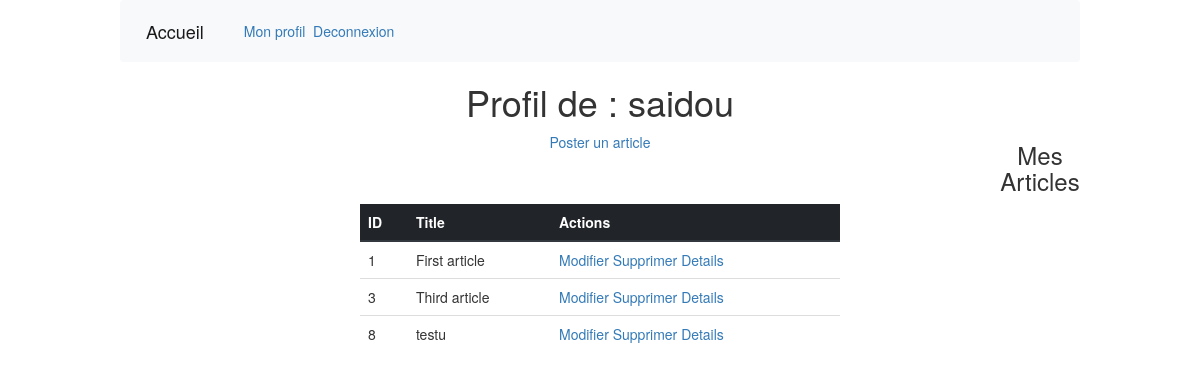
/profil.php (signed in), run on the app's committed database.
### tables this page shows
CREATE TABLE `article` (
  `id` int(11) NOT NULL AUTO_INCREMENT,
  `title` varchar(255) NOT NULL,
  `content` varchar(255) NOT NULL,
  `author` varchar(255) NOT NULL,
  PRIMARY KEY (`id`),
  KEY `content` (`content`),
  KEY `author` (`author`),
  CONSTRAINT `article_ibfk_2` FOREIGN KEY (`author`) REFERENCES `user` (`username`) ON DELETE CASCADE ON UPDATE CASCADE
);

### src/profil.php (the view, shortened to what this page needs)
<?php
  include "header.php";
  require 'bdd.php';
  $stmt = $pdo->prepare("SELECT  id, title, content FROM article WHERE author = :author ");
  $stmt->execute([':author' => $_SESSION['username']]);
?>
<html lang="fr">
    <head>
        <link rel="stylesheet" href="css/bootstrap.min.css">
        <link rel="stylesheet" href="css/bootstrap.css">
        <link rel="stylesheet" href="css/style.css">
    </head>
    <body>
    <center>
        <div>
            <?php echo '<h1>Profil de : ' . $_SESSION['username'] . '</h1>'; ?>
        </div>
        <div class="profil col-xs-10 col-xs-offset-1">
            <div >
                <a href="newarticle.php?id=<?php echo $articles['id']; ?>">Poster un article</a> <br><br>
            </div>
        </div>
        <div>
            <div>
                <h3>Mes Articles</h3>
            </div>
        </div>
        <table class="table" style="max-width: 50%;">
            <thead class="thead-dark">
                <tr>
                    <th scope="col">ID</th>
                    <th scope="col">Title</th>
                    <th scope="col">Actions</th>
                </tr>
            </thead>
            <tbody>
                <?php while ($articles = $stmt->fetch(PDO::FETCH_ASSOC)): ?>
                      <tr>
                          <td><?php echo $articles['id']; ?></td>
                          <td><?php echo $articles['title']; ?></td>
                          <td>
                              <a href="update.php?id=<?php echo $articles['id']; ?>" name='update'>
                                  Modifier
                              </a>
                              <a href="suparticle.php?id=<?php echo $articles['id']; ?>" name='delete'>
                                  Supprimer
                              </a>
                              <a href="details.php?id=<?php echo $articles['id']; ?>" name='all' target="_blank">
                                  Details
                              </a>
                          </td>
                      </tr>
                  <?php endwhile; ?>
            </tbody>
        </table>
    </center>
</body>
</html>

### data on the page
article: id "1", title "First article"
article: id "3", title "Third article"
article: id "8", title "testu"

### other printed values
$_SESSION['username'] "saidou"
